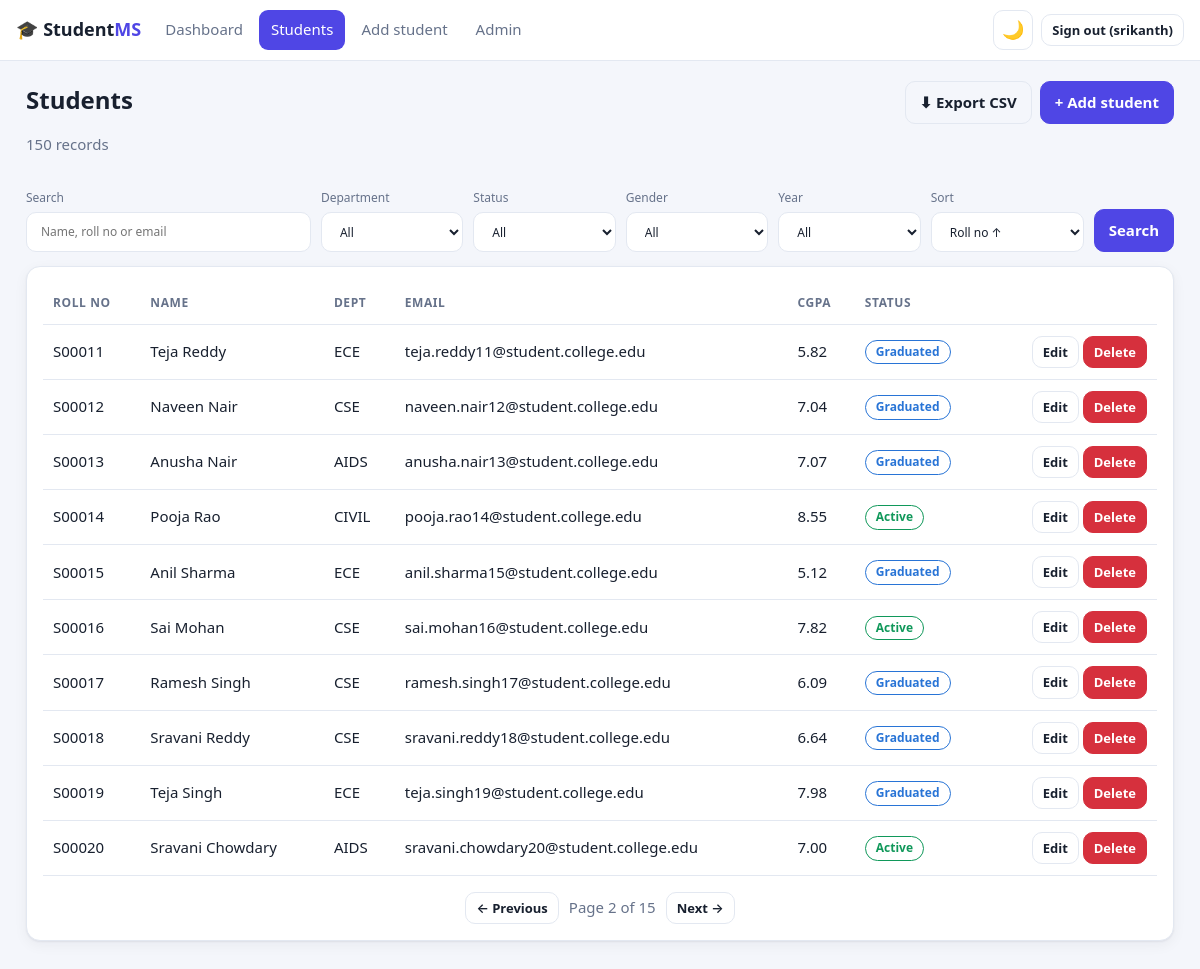
The app's page /students/?page=2 (signed in) with its own data.
### students/models.py (models this page shows, shortened)
class Student(models.Model):
    class Gender(models.TextChoices):
        MALE = "M", "Male"
        FEMALE = "F", "Female"
        OTHER = "O", "Other"
    class Status(models.TextChoices):
        ACTIVE = "ACTIVE", "Active"
        GRADUATED = "GRADUATED", "Graduated"
        SUSPENDED = "SUSPENDED", "Suspended"
        DROPPED = "DROPPED", "Dropped"
    roll_no = models.CharField(max_length=20, unique=True)
    first_name = models.CharField(max_length=60)
    last_name = models.CharField(max_length=60)
    email = models.EmailField(unique=True)
    phone = models.CharField(
        max_length=15,
        blank=True,
        validators=[RegexValidator(r"^[0-9+]{7,15}$", "Enter 7-15 digits (a leading + is allowed).")],
    )
    date_of_birth = models.DateField()
    gender = models.CharField(max_length=1, choices=Gender.choices)
    department = models.ForeignKey(Department, on_delete=models.PROTECT, related_name="students")
    admission_year = models.PositiveSmallIntegerField(
        validators=[MinValueValidator(2000), MaxValueValidator(2100)]
    )
    status = models.CharField(max_length=10, choices=Status.choices, default=Status.ACTIVE)
    cgpa = models.DecimalField(
        max_digits=4, decimal_places=2, null=True, blank=True,
        validators=[MinValueValidator(0), MaxValueValidator(10)],
    )
    created_at = models.DateTimeField(auto_now_add=True)
    updated_at = models.DateTimeField(auto_now=True)
    class Meta:
        ordering = ["roll_no"]
        indexes = [
            models.Index(fields=["department", "status"]),
            models.Index(fields=["last_name", "first_name"]),
            models.Index(fields=["admission_year"]),
        ]
    @property
    def full_name(self) -> str:
        return f"{self.first_name} {self.last_name}"

class Department(models.Model):
    code = models.CharField(max_length=10, unique=True)
    name = models.CharField(max_length=100, unique=True)
    class Meta:
        ordering = ["code"]

### students/views.py (the view)
# urls.py: path("students/", views.StudentListView.as_view(), name="student_list"),
class StudentListView(LoginRequiredMixin, StudentFilterMixin, ListView):
    template_name = "students/student_list.html"
    context_object_name = "students"
    paginate_by = 10
    def get_queryset(self):
        return self.filtered_queryset()
    def get_context_data(self, **kwargs):
        ctx = super().get_context_data(**kwargs)
        params = self.request.GET.copy()
        params.pop("page", None)
        ctx["querystring"] = params.urlencode()          # keeps filters when paging
        ctx["departments"] = Department.objects.all()
        ctx["statuses"] = Student.Status.choices
        ctx["genders"] = Student.Gender.choices
        ctx["years"] = Student.objects.order_by("-admission_year").values_list("admission_year", flat=True).distinct()
        ctx["f"] = {k: self.request.GET.get(k, "") for k in ("q", "department", "status", "gender", "year", "sort")}
        ctx["has_filters"] = any(ctx["f"][k] for k in ("q", "department", "status", "gender", "year"))
        return ctx

### templates/students/student_list.html (shortened to what this page needs)
{% extends "base.html" %}
{% block content %}
<div class="page-head">
  <div><h1>Students</h1><p class="muted">{{ page_obj.paginator.count }} record{{ page_obj.paginator.count|pluralize }}{% if has_filters %} match your filters{% endif %}</p></div>
  <div class="row">
    <a class="btn ghost" href="{% url 'student_export' %}{% if querystring %}?{{ querystring }}{% endif %}">⬇ Export CSV</a>
    <a class="btn" href="{% url 'student_add' %}">+ Add student</a>
  </div>
</div>
<form method="get" class="filters" data-autosubmit>
  <label class="search">Search<input class="input" type="search" name="q" value="{{ f.q }}" placeholder="Name, roll no or email"></label>
  <label>Department
    <select class="input" name="department"><option value="">All</option>
    </select></label>
  <label>Status
    <select class="input" name="status"><option value="">All</option>
    </select></label>
  <label>Gender
    <select class="input" name="gender"><option value="">All</option>
    </select></label>
  <label>Year
    <select class="input" name="year"><option value="">All</option>
    </select></label>
  <label>Sort
    <select class="input" name="sort">
      <option value="">Roll no ↑</option>
    </select></label>
  <div class="row"><button class="btn">Search</button>{% if has_filters or f.sort %}<a class="btn ghost" href="{% url 'student_list' %}">Reset</a>{% endif %}</div>
</form>
<div class="panel">
  {% if students %}
  <div class="table-wrap"><table class="stack">
    <thead><tr><th>Roll no</th><th>Name</th><th>Dept</th><th>Email</th><th>CGPA</th><th>Status</th><th></th></tr></thead>
    <tbody>
    {% for s in students %}
      <tr>
        <td data-label="Roll no">{{ s.roll_no }}</td>
        <td data-label="Name">{{ s.full_name }}</td>
        <td data-label="Dept">{{ s.department.code }}</td>
        <td data-label="Email">{{ s.email }}</td>
        <td data-label="CGPA">{{ s.cgpa|default_if_none:"–" }}</td>
        <td data-label="Status"><span class="badge {{ s.status|lower }}">{{ s.get_status_display }}</span></td>
        <td class="actions-cell">
          <a class="btn ghost small" href="{% url 'student_edit' s.pk %}">Edit</a>
          <button type="button" class="btn danger small" data-delete-url="{% url 'student_delete' s.pk %}" data-name="{{ s.full_name }}">Delete</button>
        </td>
      </tr>
    {% endfor %}
    </tbody>
  </table></div>
  {% if page_obj.has_other_pages %}
  <nav class="pagination" aria-label="Pagination">
    {% if page_obj.has_previous %}<a class="btn ghost small" href="?{% if querystring %}{{ querystring }}&{% endif %}page={{ page_obj.previous_page_number }}">← Previous</a>{% endif %}
    <span class="muted">Page {{ page_obj.number }} of {{ page_obj.paginator.num_pages }}</span>
    {% if page_obj.has_next %}<a class="btn ghost small" href="?{% if querystring %}{{ querystring }}&{% endif %}page={{ page_obj.next_page_number }}">Next →</a>{% endif %}
  </nav>
  {% endif %}
  {% else %}
  <div class="empty"><h2>No students found</h2><p>{% if has_filters %}Try different filters or <a href="{% url 'student_list' %}">reset them</a>.{% else %}Add your first student to get started.{% endif %}</p></div>
  {% endif %}
</div>
{% endblock %}

### templates/base.html (shortened to what this page needs)
{% load static %}<!doctype html>
<html lang="en" data-theme="light">
<head>
  <link rel="stylesheet" href="{% static 'css/app.css' %}">
</head>
<body>
{% if user.is_authenticated %}
<header class="topbar">
  <a class="brand" href="{% url 'dashboard' %}">🎓 Student<b>MS</b></a>
  <div class="menu" id="menu">
    <nav class="nav">
      <a href="{% url 'dashboard' %}" class="{% if request.resolver_match.url_name == 'dashboard' %}active{% endif %}">Dashboard</a>
      <a href="{% url 'student_list' %}" class="{% if request.resolver_match.url_name == 'student_list' %}active{% endif %}">Students</a>
      <a href="{% url 'student_add' %}" class="{% if request.resolver_match.url_name == 'student_add' %}active{% endif %}">Add student</a>
      {% if user.is_staff %}<a href="{% url 'admin:index' %}">Admin</a>{% endif %}
    </nav>
    <div class="actions">
      <button class="icon-btn" id="themeToggle" aria-label="Toggle dark mode">🌙</button>
      <form method="post" action="{% url 'logout' %}">{% csrf_token %}
        <button class="btn ghost small">Sign out ({{ user.username }})</button>
      </form>
    </div>
  </div>
</header>
{% endif %}
<main class="container">
  {% block content %}{% endblock %}
</main>
</body>
</html>

### static/css/app.css (style rules this page uses)
:root { --bg:#f4f6fb;--surface:#fff;--text:#18202f;--muted:#66728a;--line:#e3e8f1;--brand:#4f46e5;--brand-contrast:#fff;--ok:#10985a;--warn:#c9741a;--bad:#d6303d;--info:#2874d6;--c1:#4f46e5;--c2:#10b981;--c3:#f59e0b;--c4:#ef4444;--c5:#06b6d4;--c6:#a855f7;--shadow:0 1px 2px rgba(16,24,40,.06),0 4px 14px rgba(16,24,40,.05);--r:14px }
* { box-sizing:border-box }
html { color-scheme:light }
body { margin:0;font:15px/1.55 system-ui,-apple-system,"Segoe UI",Roboto,sans-serif;background:var(--bg);color:var(--text);transition:background .2s,color .2s }
a { color:var(--brand) }
h1 { font-size:24px;margin:0 0 4px }
.muted { color:var(--muted) }
.container { max-width:1180px;margin:0 auto;padding:20px 16px 48px }
.page-head { display:flex;justify-content:space-between;align-items:flex-start;gap:12px;flex-wrap:wrap;margin-bottom:18px }
.topbar { position:sticky;top:0;z-index:20;display:flex;align-items:center;gap:12px;flex-wrap:wrap;padding:10px 16px;background:var(--surface);border-bottom:1px solid var(--line) }
.brand { font-weight:600;font-size:18px;text-decoration:none;color:var(--text) }
.brand b { color:var(--brand) }
.menu { display:flex;flex:1;align-items:center;justify-content:space-between;gap:12px }
.nav { display:flex;gap:4px;flex-wrap:wrap }
.nav a { padding:8px 12px;border-radius:9px;text-decoration:none;color:var(--muted);font-weight:500 }
.nav a.active { background:var(--brand);color:var(--brand-contrast) }
.actions { display:flex;gap:8px;align-items:center }
.actions form { margin:0 }
.btn,.input,select.input { font:inherit;border-radius:10px;border:1px solid var(--line);background:var(--surface);color:var(--text);padding:9px 14px;min-height:40px }
.btn { display:inline-flex;align-items:center;gap:6px;justify-content:center;text-decoration:none;font-weight:600;cursor:pointer;background:var(--brand);color:var(--brand-contrast);border-color:var(--brand) }
.btn.ghost { background:transparent;color:var(--text);border-color:var(--line) }
.btn.danger { background:var(--bad);border-color:var(--bad);color:#fff }
.btn.small { padding:5px 10px;min-height:32px;font-size:13px }
.icon-btn { background:transparent;border:1px solid var(--line);color:var(--text);border-radius:10px;width:40px;height:40px;font-size:18px;cursor:pointer }
.panel { background:var(--surface);border:1px solid var(--line);border-radius:var(--r);padding:16px;box-shadow:var(--shadow) }
.table-wrap { overflow-x:auto }
table { width:100%;border-collapse:collapse }
th,td { text-align:left;padding:11px 10px;border-bottom:1px solid var(--line);vertical-align:middle }
th { font-size:12px;text-transform:uppercase;letter-spacing:.05em;color:var(--muted) }
td.actions-cell { white-space:nowrap;text-align:right }
.badge { display:inline-block;padding:2px 10px;border-radius:99px;font-size:12px;font-weight:600;border:1px solid currentColor }
.badge.active { color:var(--ok) }
.badge.graduated { color:var(--info) }
.filters { display:grid;gap:10px;grid-template-columns:2fr repeat(5,1fr) auto;align-items:end;margin-bottom:14px }
.filters label { display:grid;gap:4px;font-size:12px;color:var(--muted) }
.row { display:flex;gap:8px;flex-wrap:wrap;align-items:center }
.pagination { display:flex;gap:10px;align-items:center;justify-content:center;margin-top:16px }

### records on screen
Student: roll_no "S00011", full_name "Teja Reddy", department.code "ECE", email "teja.reddy11@student.college.edu", cgpa "5.82", status "Graduated"
Student: roll_no "S00012", full_name "Naveen Nair", department.code "CSE", email "naveen.nair12@student.college.edu", cgpa "7.04", status "Graduated"
Student: roll_no "S00013", full_name "Anusha Nair", department.code "AIDS", email "anusha.nair13@student.college.edu", cgpa "7.07", status "Graduated"
Student: roll_no "S00014", full_name "Pooja Rao", department.code "CIVIL", email "pooja.rao14@student.college.edu", cgpa "8.55", status "Active"
Student: roll_no "S00015", full_name "Anil Sharma", department.code "ECE", email "anil.sharma15@student.college.edu", cgpa "5.12", status "Graduated"
Student: roll_no "S00016", full_name "Sai Mohan", department.code "CSE", email "sai.mohan16@student.college.edu", cgpa "7.82", status "Active"
Student: roll_no "S00017", full_name "Ramesh Singh", department.code "CSE", email "ramesh.singh17@student.college.edu", cgpa "6.09", status "Graduated"
Student: roll_no "S00018", full_name "Sravani Reddy", department.code "CSE", email "sravani.reddy18@student.college.edu", cgpa "6.64", status "Graduated"
Student: roll_no "S00019", full_name "Teja Singh", department.code "ECE", email "teja.singh19@student.college.edu", cgpa "7.98", status "Graduated"
Student: roll_no "S00020", full_name "Sravani Chowdary", department.code "AIDS", email "sravani.chowdary20@student.college.edu", cgpa "7.00", status "Active"

### other values on screen
{{ user.username }} "srikanth"
{{ page_obj.paginator.count }} "150"
{{ page_obj.number }} "2"
{{ page_obj.paginator.num_pages }} "15"
